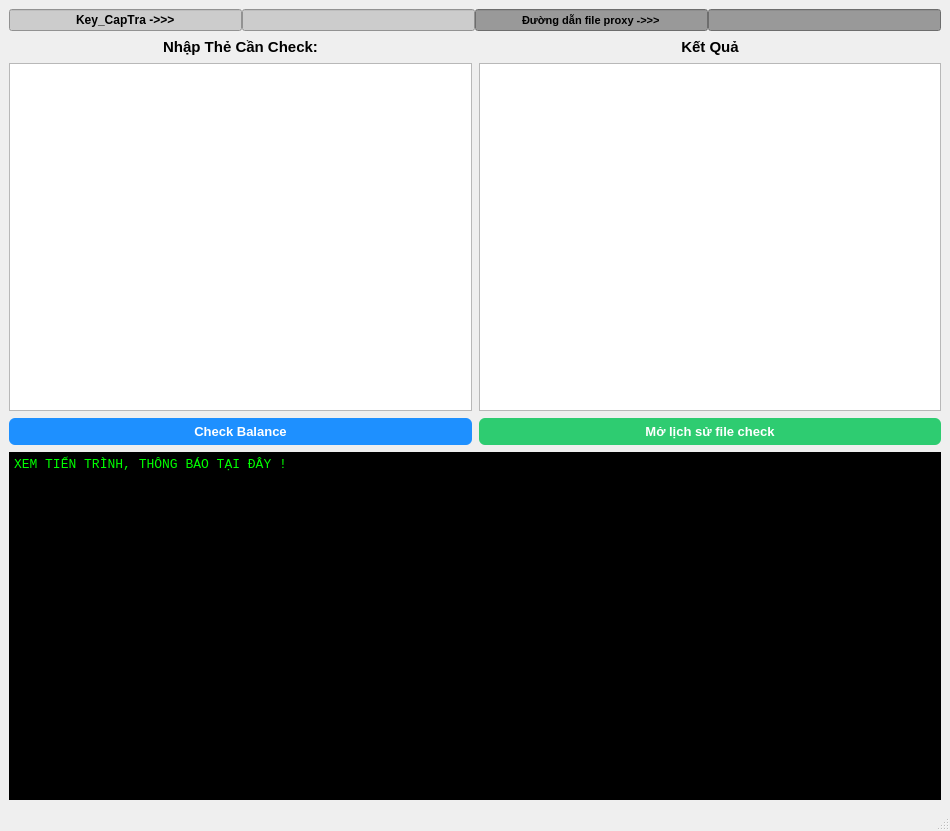
<?xml version="1.0" encoding="UTF-8"?>
<ui version="4.0">
 <class>Widget</class>
 <widget class="QMainWindow" name="Widget">
  <property name="geometry">
   <rect>
    <x>0</x>
    <y>0</y>
    <width>950</width>
    <height>831</height>
   </rect>
  </property>
  <property name="windowTitle">
   <string>Tool Check balance Maycs</string>
  </property>
  <property name="windowIcon">
   <iconset>
    <normaloff>logo_256x256.png</normaloff>logo_256x256.png</iconset>
  </property>
  <widget class="QWidget" name="centralwidget">
   <layout class="QVBoxLayout" name="verticalLayout">
    <item>
     <layout class="QVBoxLayout" name="verticalLayout_2">
      <property name="spacing">
       <number>7</number>
      </property>
      <item>
       <layout class="QHBoxLayout" name="horizontalLayout">
        <property name="spacing">
         <number>0</number>
        </property>
        <item>
         <widget class="QLineEdit" name="lineEdit_2">
          <property name="font">
           <font>
            <pointsize>9</pointsize>
            <italic>false</italic>
            <bold>true</bold>
            <strikeout>false</strikeout>
            <kerning>false</kerning>
           </font>
          </property>
          <property name="styleSheet">
           <string>background-color: #cccccc;
color: black;
</string>
          </property>
          <property name="text">
           <string>Key_CapTra -&gt;&gt;&gt;</string>
          </property>
          <property name="alignment">
           <set>Qt::AlignCenter</set>
          </property>
         </widget>
        </item>
        <item>
         <widget class="QLineEdit" name="lineEdit_4">
          <property name="styleSheet">
           <string>background-color: #cccccc;
color: black;
</string>
          </property>
          <property name="text">
           <string/>
          </property>
         </widget>
        </item>
        <item>
         <widget class="QLineEdit" name="lineEdit_3">
          <property name="font">
           <font>
            <pointsize>8</pointsize>
            <bold>true</bold>
           </font>
          </property>
          <property name="styleSheet">
           <string>background-color: #999999;
color: black;
</string>
          </property>
          <property name="text">
           <string>Đường dẫn file proxy -&gt;&gt;&gt;</string>
          </property>
          <property name="alignment">
           <set>Qt::AlignCenter</set>
          </property>
         </widget>
        </item>
        <item>
         <widget class="QLineEdit" name="lineEdit">
          <property name="styleSheet">
           <string>background-color: #999999;
color: black;
</string>
          </property>
          <property name="text">
           <string/>
          </property>
         </widget>
        </item>
       </layout>
      </item>
      <item>
       <layout class="QHBoxLayout" name="horizontalLayout_7">
        <item>
         <widget class="QLabel" name="lb_input">
          <property name="maximumSize">
           <size>
            <width>16777215</width>
            <height>16777215</height>
           </size>
          </property>
          <property name="font">
           <font>
            <family>Arial</family>
            <pointsize>11</pointsize>
            <italic>false</italic>
            <bold>true</bold>
           </font>
          </property>
          <property name="contextMenuPolicy">
           <enum>Qt::NoContextMenu</enum>
          </property>
          <property name="text">
           <string>Nhập Thẻ Cần Check:</string>
          </property>
          <property name="alignment">
           <set>Qt::AlignCenter</set>
          </property>
         </widget>
        </item>
        <item>
         <widget class="QLabel" name="lb_result">
          <property name="font">
           <font>
            <family>Arial</family>
            <pointsize>11</pointsize>
            <bold>true</bold>
           </font>
          </property>
          <property name="text">
           <string>Kết Quả</string>
          </property>
          <property name="alignment">
           <set>Qt::AlignCenter</set>
          </property>
         </widget>
        </item>
       </layout>
      </item>
      <item>
       <layout class="QHBoxLayout" name="horizontalLayout_6">
        <item>
         <widget class="QTextEdit" name="txt_input_3">
          <property name="minimumSize">
           <size>
            <width>260</width>
            <height>280</height>
           </size>
          </property>
          <property name="font">
           <font>
            <family>Consolas</family>
            <pointsize>10</pointsize>
           </font>
          </property>
         </widget>
        </item>
        <item>
         <widget class="QTextEdit" name="txt_result">
          <property name="minimumSize">
           <size>
            <width>360</width>
            <height>280</height>
           </size>
          </property>
          <property name="font">
           <font>
            <family>Consolas</family>
            <pointsize>10</pointsize>
           </font>
          </property>
          <property name="readOnly">
           <bool>true</bool>
          </property>
         </widget>
        </item>
       </layout>
      </item>
      <item>
       <layout class="QHBoxLayout" name="horizontalLayout_2">
        <item>
         <widget class="QPushButton" name="pushButton_2">
          <property name="font">
           <font>
            <pointsize>10</pointsize>
            <bold>true</bold>
           </font>
          </property>
          <property name="styleSheet">
           <string>QPushButton {
    background-color: #1e90ff;
    color: white;
    border-radius: 6px;
    padding: 6px;
    font-weight: bold;
}

QPushButton:hover {
    background-color: #187bcd;
}

QPushButton:pressed {
    background-color: #145ea8;
}
</string>
          </property>
          <property name="text">
           <string>Check Balance</string>
          </property>
         </widget>
        </item>
        <item>
         <widget class="QPushButton" name="pushButton">
          <property name="font">
           <font>
            <pointsize>10</pointsize>
            <bold>true</bold>
           </font>
          </property>
          <property name="contextMenuPolicy">
           <enum>Qt::NoContextMenu</enum>
          </property>
          <property name="styleSheet">
           <string>QPushButton {
    background-color: #2ecc71;
    color: white;
    border-radius: 6px;
    padding: 6px;
    font-weight: bold;
}

QPushButton:hover {
    background-color: #27ae60;
}

QPushButton:pressed {
    background-color: #1e8449;
}
</string>
          </property>
          <property name="text">
           <string>Mở lịch sử file check</string>
          </property>
         </widget>
        </item>
       </layout>
      </item>
      <item>
       <layout class="QHBoxLayout" name="horizontalLayout_5">
        <item>
         <widget class="QTextEdit" name="txt_log">
          <property name="minimumSize">
           <size>
            <width>0</width>
            <height>260</height>
           </size>
          </property>
          <property name="font">
           <font>
            <family>Consolas</family>
            <pointsize>10</pointsize>
           </font>
          </property>
          <property name="contextMenuPolicy">
           <enum>Qt::CustomContextMenu</enum>
          </property>
          <property name="styleSheet">
           <string>QTextEdit {
    color: lime;
    background-color: black;
    font-family: Consolas;
    font-size: 10pt;
}
</string>
          </property>
          <property name="readOnly">
           <bool>true</bool>
          </property>
          <property name="html">
           <string>&lt;!DOCTYPE HTML PUBLIC &quot;-//W3C//DTD HTML 4.0//EN&quot; &quot;http://www.w3.org/TR/REC-html40/strict.dtd&quot;&gt;
&lt;html&gt;&lt;head&gt;&lt;meta name=&quot;qrichtext&quot; content=&quot;1&quot; /&gt;&lt;meta charset=&quot;utf-8&quot; /&gt;&lt;style type=&quot;text/css&quot;&gt;
p, li { white-space: pre-wrap; }
hr { height: 1px; border-width: 0; }
li.unchecked::marker { content: &quot;\2610&quot;; }
li.checked::marker { content: &quot;\2612&quot;; }
&lt;/style&gt;&lt;/head&gt;&lt;body style=&quot; font-family:'Consolas'; font-size:10pt; font-weight:400; font-style:normal;&quot;&gt;
&lt;p style=&quot; margin-top:0px; margin-bottom:0px; margin-left:0px; margin-right:0px; -qt-block-indent:0; text-indent:0px;&quot;&gt;XEM TIẾN TRÌNH, THÔNG BÁO TẠI ĐÂY !&lt;/p&gt;&lt;/body&gt;&lt;/html&gt;</string>
          </property>
         </widget>
        </item>
       </layout>
      </item>
     </layout>
    </item>
   </layout>
  </widget>
  <widget class="QMenuBar" name="menubar">
   <property name="geometry">
    <rect>
     <x>0</x>
     <y>0</y>
     <width>950</width>
     <height>21</height>
    </rect>
   </property>
  </widget>
  <widget class="QStatusBar" name="statusbar"/>
 </widget>
 <resources/>
 <connections/>
</ui>
